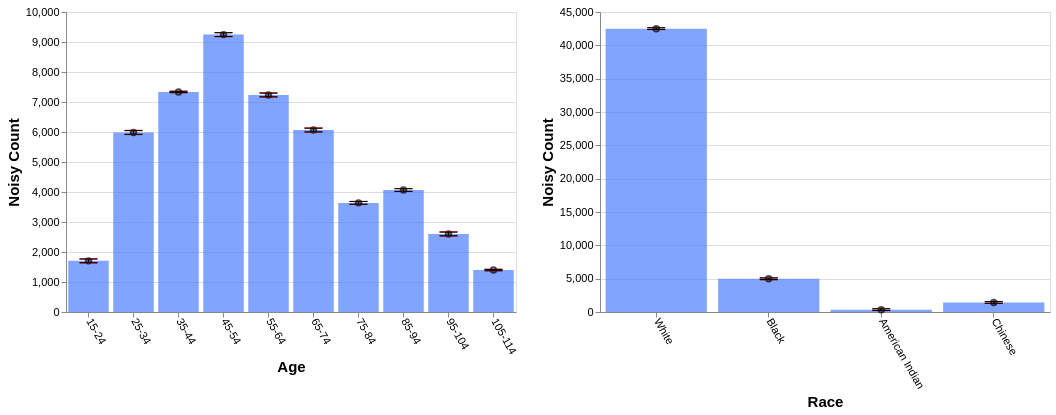

Describe this chart as a Vega-Lite specification.
### Vega-Lite specification from a JSON file in a GitHub repository (floating-point values rounded to 4 significant figures)
{"config": {"view": {"continuousWidth": 400, "continuousHeight": 300}, "axis": {"labelFontSize": 11, "titleFontSize": 15}, "axisBottom": {"labelAngle": 60}}, "hconcat": [{"layer": [{"mark": "bar", "encoding": {"color": {"value": "transparent"}, "tooltip": [{"aggregate": "sum", "field": "noisy_count", "title": "noisy count", "type": "quantitative"}, {"aggregate": "sum", "field": "noisy_count_prev", "title": "prev count", "type": "quantitative"}, {"aggregate": "sum", "field": "error", "title": "current error", "type": "quantitative"}, {"aggregate": "sum", "field": "error_prev", "title": "prev error", "type": "quantitative"}], "x": {"field": "age", "sort": null, "title": "Age", "type": "ordinal"}}, "height": 300, "selection": {"selector691": {"type": "interval", "encodings": ["x"]}}, "transform": [{"filter": {"selection": "selector692"}}], "width": 450}, {"mark": {"type": "bar", "color": "gray", "opacity": 0}, "encoding": {"x": {"field": "age", "sort": null, "title": "Age", "type": "ordinal"}, "y": {"aggregate": "sum", "field": "noisy_count_prev", "type": "quantitative"}}, "transform": [{"filter": {"selection": "selector692"}}]}, {"mark": {"type": "bar", "color": "#4C7FFF", "opacity": 0.7}, "encoding": {"x": {"field": "age", "sort": null, "title": "Age", "type": "ordinal"}, "y": {"aggregate": "sum", "field": "noisy_count", "type": "quantitative"}}, "transform": [{"filter": {"selection": "selector692"}}]}, {"mark": {"type": "point", "color": "black", "opacity": 0.7}, "encoding": {"x": {"field": "age", "sort": null, "title": "Age", "type": "ordinal"}, "y": {"aggregate": "sum", "field": "noisy_count", "title": "Noisy Count", "type": "quantitative"}}, "transform": [{"filter": {"selection": "selector692"}}]}, {"mark": {"type": "rule", "color": "#B6B6B6", "size": 2, "strokeDash": [3, 3]}, "encoding": {"x": {"field": "age", "sort": null, "title": "Age", "type": "ordinal"}, "y": {"aggregate": "sum", "field": "plus_error_prev_age", "title": "", "type": "quantitative"}, "y2": {"aggregate": "sum", "field": "minus_error_prev_age", "title": ""}}, "transform": [{"filter": {"selection": "selector692"}}]}, {"mark": {"type": "tick", "color": "#B90000", "size": 0, "strokeDash": [1, 1]}, "encoding": {"x": {"field": "age", "sort": null, "title": "Age", "type": "ordinal"}, "y": {"aggregate": "sum", "field": "plus_error_prev_age", "type": "quantitative"}}, "transform": [{"filter": {"selection": "selector692"}}]}, {"mark": {"type": "tick", "color": "#B90000", "size": 0, "strokeDash": [3, 1]}, "encoding": {"x": {"field": "age", "sort": null, "title": "Age", "type": "ordinal"}, "y": {"aggregate": "sum", "field": "minus_error_prev_age", "type": "quantitative"}}, "transform": [{"filter": {"selection": "selector692"}}]}, {"mark": {"type": "rule", "color": "black", "size": 2}, "encoding": {"x": {"field": "age", "sort": null, "title": "Age", "type": "ordinal"}, "y": {"aggregate": "sum", "field": "plus_error", "title": "", "type": "quantitative"}, "y2": {"aggregate": "sum", "field": "minus_error", "title": ""}}, "transform": [{"filter": {"selection": "selector692"}}]}, {"mark": {"type": "tick", "color": "black", "width": 0}, "encoding": {"x": {"field": "age", "sort": null, "title": "Age", "type": "ordinal"}, "y": {"aggregate": "sum", "field": "plus_error", "type": "quantitative"}}, "transform": [{"filter": {"selection": "selector692"}}]}, {"mark": {"type": "tick", "color": "black", "width": 0}, "encoding": {"x": {"field": "age", "sort": null, "title": "Age", "type": "ordinal"}, "y": {"aggregate": "sum", "field": "minus_error", "type": "quantitative"}}, "transform": [{"filter": {"selection": "selector692"}}]}]}, {"layer": [{"mark": "bar", "encoding": {"color": {"value": "transparent"}, "tooltip": [{"aggregate": "sum", "field": "noisy_count", "title": "noisy count", "type": "quantitative"}, {"aggregate": "sum", "field": "noisy_count_prev", "title": "prev count", "type": "quantitative"}, {"aggregate": "sum", "field": "error", "title": "current error", "type": "quantitative"}, {"aggregate": "sum", "field": "error_prev", "title": "prev error", "type": "quantitative"}], "x": {"field": "race", "sort": null, "title": "Race", "type": "ordinal"}}, "height": 300, "selection": {"selector692": {"type": "interval", "encodings": ["x"]}}, "transform": [{"filter": {"selection": "selector691"}}], "width": 450}, {"mark": {"type": "bar", "color": "gray", "opacity": 0}, "encoding": {"x": {"field": "race", "sort": null, "title": "Race", "type": "ordinal"}, "y": {"aggregate": "sum", "field": "noisy_count_prev", "type": "quantitative"}}, "transform": [{"filter": {"selection": "selector691"}}]}, {"mark": {"type": "bar", "color": "#4C7FFF", "opacity": 0.7}, "encoding": {"x": {"field": "race", "sort": null, "title": "Race", "type": "ordinal"}, "y": {"aggregate": "sum", "field": "noisy_count", "type": "quantitative"}}, "transform": [{"filter": {"selection": "selector691"}}]}, {"mark": {"type": "point", "color": "black", "opacity": 0.7}, "encoding": {"x": {"field": "race", "sort": null, "title": "Race", "type": "ordinal"}, "y": {"aggregate": "sum", "field": "noisy_count", "title": "Noisy Count", "type": "quantitative"}}, "transform": [{"filter": {"selection": "selector691"}}]}, {"mark": {"type": "rule", "color": "#B6B6B6", "size": 2, "strokeDash": [3, 3]}, "encoding": {"x": {"field": "race", "sort": null, "title": "Race", "type": "ordinal"}, "y": {"aggregate": "sum", "field": "plus_error_prev_race", "title": "", "type": "quantitative"}, "y2": {"aggregate": "sum", "field": "minus_error_prev_race", "title": ""}}, "transform": [{"filter": {"selection": "selector691"}}]}, {"mark": {"type": "tick", "color": "#B90000", "size": 0, "strokeDash": [1, 1]}, "encoding": {"x": {"field": "race", "sort": null, "title": "Race", "type": "ordinal"}, "y": {"aggregate": "sum", "field": "plus_error_prev_race", "type": "quantitative"}}, "transform": [{"filter": {"selection": "selector691"}}]}, {"mark": {"type": "tick", "color": "#B90000", "size": 0, "strokeDash": [3, 1]}, "encoding": {"x": {"field": "race", "sort": null, "title": "Race", "type": "ordinal"}, "y": {"aggregate": "sum", "field": "minus_error_prev_race", "type": "quantitative"}}, "transform": [{"filter": {"selection": "selector691"}}]}, {"mark": {"type": "rule", "color": "black", "size": 2}, "encoding": {"x": {"field": "race", "sort": null, "title": "Race", "type": "ordinal"}, "y": {"aggregate": "sum", "field": "plus_error", "title": "", "type": "quantitative"}, "y2": {"aggregate": "sum", "field": "minus_error", "title": ""}}, "transform": [{"filter": {"selection": "selector691"}}]}, {"mark": {"type": "tick", "color": "black", "width": 0}, "encoding": {"x": {"field": "race", "sort": null, "title": "Race", "type": "ordinal"}, "y": {"aggregate": "sum", "field": "plus_error", "type": "quantitative"}}, "transform": [{"filter": {"selection": "selector691"}}]}, {"mark": {"type": "tick", "color": "black", "width": 0}, "encoding": {"x": {"field": "race", "sort": null, "title": "Race", "type": "ordinal"}, "y": {"aggregate": "sum", "field": "minus_error", "type": "quantitative"}}, "transform": [{"filter": {"selection": "selector691"}}]}]}], "data": {"name": "data-58ea09e5666e2cec2f44a95fd3af0f05"}, "$schema": "https://vega.github.io/schema/vega-lite/v4.17.0.json", "datasets": {"data-58ea09e5666e2cec2f44a95fd3af0f05": [{"age": "15-24", "race": "White", "noisy_count": 1311.0, "true_count": 1271.0, "plus_error": 1326.0, "minus_error": 1296.0, "error": 14.9, "noisy_count_prev": 1308.0, "true_count_prev": 1271.0, "plus_error_prev": 1326.0, "minus_error_prev": 1290.0, "error_prev": 17.9, "plus_error_prev_age": 1329.0, "minus_error_prev_age": 1293.0, "plus_error_prev_race": 1327.0, "minus_error_prev_race": 1291.0}, {"age": "15-24", "race": "Black", "noisy_count": 126.3, "true_count": 192.0, "plus_error": 141.2, "minus_error": 111.4, "error": 14.9, "noisy_count_prev": 125.2, "true_count_prev": 192.0, "plus_error_prev": 143.1, "minus_error_prev": 107.3, "error_prev": 17.9, "plus_error_prev_age": 145.9, "minus_error_prev_age": 110.1, "plus_error_prev_race": 143.6, "minus_error_prev_race": 107.8}, {"age": "15-24", "race": "American Indian", "noisy_count": 95.8, "true_count": 31.0, "plus_error": 110.7, "minus_error": 80.9, "error": 14.9, "noisy_count_prev": 91.0, "true_count_prev": 31.0, "plus_error_prev": 108.9, "minus_error_prev": 73.1, "error_prev": 17.9, "plus_error_prev_age": 111.7, "minus_error_prev_age": 75.93, "plus_error_prev_race": 106.5, "minus_error_prev_race": 70.65}, {"age": "15-24", "race": "Chinese", "noisy_count": 171.4, "true_count": 62.0, "plus_error": 186.4, "minus_error": 156.5, "error": 14.9, "noisy_count_prev": 169.1, "true_count_prev": 62.0, "plus_error_prev": 187.0, "minus_error_prev": 151.2, "error_prev": 17.9, "plus_error_prev_age": 189.8, "minus_error_prev_age": 154.0, "plus_error_prev_race": 187.1, "minus_error_prev_race": 151.3}, {"age": "25-34", "race": "White", "noisy_count": 5026.0, "true_count": 5110.0, "plus_error": 5041.0, "minus_error": 5011.0, "error": 14.9, "noisy_count_prev": 5027.0, "true_count_prev": 5110.0, "plus_error_prev": 5045.0, "minus_error_prev": 5010.0, "error_prev": 17.9, "plus_error_prev_age": 5043.0, "minus_error_prev_age": 5008.0, "plus_error_prev_race": 5046.0, "minus_error_prev_race": 5011.0}, {"age": "25-34", "race": "Black", "noisy_count": 701.1, "true_count": 700.0, "plus_error": 716.0, "minus_error": 686.2, "error": 14.9, "noisy_count_prev": 703.0, "true_count_prev": 700.0, "plus_error_prev": 720.9, "minus_error_prev": 685.1, "error_prev": 17.9, "plus_error_prev_age": 719.0, "minus_error_prev_age": 683.2, "plus_error_prev_race": 721.4, "minus_error_prev_race": 685.6}, {"age": "25-34", "race": "American Indian", "noisy_count": 41.3, "true_count": 83.0, "plus_error": 56.2, "minus_error": 26.4, "error": 14.9, "noisy_count_prev": 52.2, "true_count_prev": 83.0, "plus_error_prev": 70.1, "minus_error_prev": 34.3, "error_prev": 17.9, "plus_error_prev_age": 68.2, "minus_error_prev_age": 32.4, "plus_error_prev_race": 67.65, "minus_error_prev_race": 31.85}, {"age": "25-34", "race": "Chinese", "noisy_count": 216.0, "true_count": 244.0, "plus_error": 230.9, "minus_error": 201.1, "error": 14.9, "noisy_count_prev": 209.7, "true_count_prev": 244.0, "plus_error_prev": 227.6, "minus_error_prev": 191.8, "error_prev": 17.9, "plus_error_prev_age": 225.7, "minus_error_prev_age": 189.9, "plus_error_prev_race": 227.7, "minus_error_prev_race": 191.9}, {"age": "35-44", "race": "White", "noisy_count": 6207.0, "true_count": 6181.0, "plus_error": 6212.0, "minus_error": 6202.0, "error": 5.4, "noisy_count_prev": 6204.0, "true_count_prev": 6181.0, "plus_error_prev": 6211.0, "minus_error_prev": 6197.0, "error_prev": 6.6, "plus_error_prev_age": 6211.0, "minus_error_prev_age": 6197.0, "plus_error_prev_race": 6212.0, "minus_error_prev_race": 6199.0}, {"age": "35-44", "race": "Black", "noisy_count": 824.4, "true_count": 793.0, "plus_error": 829.8, "minus_error": 819.1, "error": 5.4, "noisy_count_prev": 825.3, "true_count_prev": 793.0, "plus_error_prev": 831.9, "minus_error_prev": 818.7, "error_prev": 6.6, "plus_error_prev_age": 831.9, "minus_error_prev_age": 818.8, "plus_error_prev_race": 832.4, "minus_error_prev_race": 819.2}, {"age": "35-44", "race": "American Indian", "noisy_count": 52.3, "true_count": 93.0, "plus_error": 57.7, "minus_error": 47.0, "error": 5.4, "noisy_count_prev": 53.9, "true_count_prev": 93.0, "plus_error_prev": 60.5, "minus_error_prev": 47.3, "error_prev": 6.6, "plus_error_prev_age": 60.55, "minus_error_prev_age": 47.35, "plus_error_prev_race": 58.05, "minus_error_prev_race": 44.85}, {"age": "35-44", "race": "Chinese", "noisy_count": 251.0, "true_count": 265.0, "plus_error": 256.3, "minus_error": 245.6, "error": 5.4, "noisy_count_prev": 251.1, "true_count_prev": 265.0, "plus_error_prev": 257.7, "minus_error_prev": 244.5, "error_prev": 6.6, "plus_error_prev_age": 257.7, "minus_error_prev_age": 244.5, "plus_error_prev_race": 257.8, "minus_error_prev_race": 244.6}, {"age": "45-54", "race": "White", "noisy_count": 7994.0, "true_count": 7988.0, "plus_error": 8008.0, "minus_error": 7978.0, "error": 14.9, "noisy_count_prev": 7995.0, "true_count_prev": 7988.0, "plus_error_prev": 8013.0, "minus_error_prev": 7977.0, "error_prev": 17.9, "plus_error_prev_age": 8010.0, "minus_error_prev_age": 7974.0, "plus_error_prev_race": 8014.0, "minus_error_prev_race": 7978.0}, {"age": "45-54", "race": "Black", "noisy_count": 874.9, "true_count": 967.0, "plus_error": 889.8, "minus_error": 860.0, "error": 14.9, "noisy_count_prev": 878.3, "true_count_prev": 967.0, "plus_error_prev": 896.2, "minus_error_prev": 860.4, "error_prev": 17.9, "plus_error_prev_age": 893.1, "minus_error_prev_age": 857.3, "plus_error_prev_race": 896.7, "minus_error_prev_race": 860.9}, {"age": "45-54", "race": "American Indian", "noisy_count": 105.3, "true_count": 112.0, "plus_error": 120.2, "minus_error": 90.4, "error": 14.9, "noisy_count_prev": 107.9, "true_count_prev": 112.0, "plus_error_prev": 125.8, "minus_error_prev": 90.0, "error_prev": 17.9, "plus_error_prev_age": 122.7, "minus_error_prev_age": 86.95, "plus_error_prev_race": 123.3, "minus_error_prev_race": 87.55}, {"age": "45-54", "race": "Chinese", "noisy_count": 272.2, "true_count": 266.0, "plus_error": 287.1, "minus_error": 257.2, "error": 14.9, "noisy_count_prev": 276.8, "true_count_prev": 266.0, "plus_error_prev": 294.7, "minus_error_prev": 258.9, "error_prev": 17.9, "plus_error_prev_age": 291.6, "minus_error_prev_age": 255.8, "plus_error_prev_race": 294.8, "minus_error_prev_race": 259.0}, {"age": "55-64", "race": "White", "noisy_count": 6314.0, "true_count": 6252.0, "plus_error": 6329.0, "minus_error": 6299.0, "error": 14.9, "noisy_count_prev": 6306.0, "true_count_prev": 6252.0, "plus_error_prev": 6324.0, "minus_error_prev": 6288.0, "error_prev": 17.9, "plus_error_prev_age": 6326.0, "minus_error_prev_age": 6290.0, "plus_error_prev_race": 6325.0, "minus_error_prev_race": 6290.0}, {"age": "55-64", "race": "Black", "noisy_count": 698.1, "true_count": 744.0, "plus_error": 713.0, "minus_error": 683.2, "error": 14.9, "noisy_count_prev": 692.7, "true_count_prev": 744.0, "plus_error_prev": 710.6, "minus_error_prev": 674.8, "error_prev": 17.9, "plus_error_prev_age": 711.9, "minus_error_prev_age": 676.1, "plus_error_prev_race": 711.1, "minus_error_prev_race": 675.3}, {"age": "55-64", "race": "American Indian", "noisy_count": 51.0, "true_count": 90.0, "plus_error": 65.9, "minus_error": 36.1, "error": 14.9, "noisy_count_prev": 54.0, "true_count_prev": 90.0, "plus_error_prev": 71.9, "minus_error_prev": 36.1, "error_prev": 17.9, "plus_error_prev_age": 73.22, "minus_error_prev_age": 37.42, "plus_error_prev_race": 69.45, "minus_error_prev_race": 33.65}, {"age": "55-64", "race": "Chinese", "noisy_count": 170.4, "true_count": 233.0, "plus_error": 185.4, "minus_error": 155.5, "error": 14.9, "noisy_count_prev": 175.4, "true_count_prev": 233.0, "plus_error_prev": 193.3, "minus_error_prev": 157.5, "error_prev": 17.9, "plus_error_prev_age": 194.6, "minus_error_prev_age": 158.8, "plus_error_prev_race": 193.4, "minus_error_prev_race": 157.6}, {"age": "65-74", "race": "White", "noisy_count": 5123.0, "true_count": 5121.0, "plus_error": 5138.0, "minus_error": 5108.0, "error": 14.9, "noisy_count_prev": 5122.0, "true_count_prev": 5121.0, "plus_error_prev": 5139.0, "minus_error_prev": 5104.0, "error_prev": 17.9, "plus_error_prev_age": 5140.0, "minus_error_prev_age": 5104.0, "plus_error_prev_race": 5141.0, "minus_error_prev_race": 5105.0}, {"age": "65-74", "race": "Black", "noisy_count": 625.0, "true_count": 525.0, "plus_error": 639.9, "minus_error": 610.1, "error": 14.9, "noisy_count_prev": 624.3, "true_count_prev": 525.0, "plus_error_prev": 642.2, "minus_error_prev": 606.4, "error_prev": 17.9, "plus_error_prev_age": 643.1, "minus_error_prev_age": 607.3, "plus_error_prev_race": 642.7, "minus_error_prev_race": 606.9}, {"age": "65-74", "race": "American Indian", "noisy_count": 93.9, "true_count": 68.0, "plus_error": 108.8, "minus_error": 79.0, "error": 14.9, "noisy_count_prev": 95.9, "true_count_prev": 68.0, "plus_error_prev": 113.8, "minus_error_prev": 78.0, "error_prev": 17.9, "plus_error_prev_age": 114.7, "minus_error_prev_age": 78.9, "plus_error_prev_race": 111.3, "minus_error_prev_race": 75.55}, {"age": "65-74", "race": "Chinese", "noisy_count": 223.5, "true_count": 153.0, "plus_error": 238.4, "minus_error": 208.6, "error": 14.9, "noisy_count_prev": 220.2, "true_count_prev": 153.0, "plus_error_prev": 238.1, "minus_error_prev": 202.4, "error_prev": 17.9, "plus_error_prev_age": 239.0, "minus_error_prev_age": 203.3, "plus_error_prev_race": 238.2, "minus_error_prev_race": 202.5}, {"age": "75-84", "race": "White", "noisy_count": 3364.0, "true_count": 3396.0, "plus_error": 3375.0, "minus_error": 3353.0, "error": 11.0, "noisy_count_prev": 3366.0, "true_count_prev": 3396.0, "plus_error_prev": 3378.0, "minus_error_prev": 3353.0, "error_prev": 12.5, "plus_error_prev_age": 3375.0, "minus_error_prev_age": 3350.0, "plus_error_prev_race": 3380.0, "minus_error_prev_race": 3355.0}, {"age": "75-84", "race": "Black", "noisy_count": 332.6, "true_count": 387.0, "plus_error": 343.6, "minus_error": 321.6, "error": 11.0, "noisy_count_prev": 334.8, "true_count_prev": 387.0, "plus_error_prev": 347.3, "minus_error_prev": 322.3, "error_prev": 12.5, "plus_error_prev_age": 343.5, "minus_error_prev_age": 318.5, "plus_error_prev_race": 347.8, "minus_error_prev_race": 322.8}, {"age": "75-84", "race": "American Indian", "noisy_count": -80.6, "true_count": 33.0, "plus_error": -69.6, "minus_error": -91.6, "error": 11.0, "noisy_count_prev": -71.0, "true_count_prev": 33.0, "plus_error_prev": -58.5, "minus_error_prev": -83.6, "error_prev": 12.5, "plus_error_prev_age": -62.3, "minus_error_prev_age": -87.4, "plus_error_prev_race": -60.95, "minus_error_prev_race": -86.05}, {"age": "75-84", "race": "Chinese", "noisy_count": 21.1, "true_count": 93.0, "plus_error": 32.1, "minus_error": 10.1, "error": 11.0, "noisy_count_prev": 23.0, "true_count_prev": 93.0, "plus_error_prev": 35.6, "minus_error_prev": 10.5, "error_prev": 12.5, "plus_error_prev_age": 31.8, "minus_error_prev_age": 6.7, "plus_error_prev_race": 35.66, "minus_error_prev_race": 10.56}, {"age": "85-94", "race": "White", "noisy_count": 3613.0, "true_count": 3579.0, "plus_error": 3624.0, "minus_error": 3602.0, "error": 11.0, "noisy_count_prev": 3611.0, "true_count_prev": 3579.0, "plus_error_prev": 3624.0, "minus_error_prev": 3599.0, "error_prev": 12.5, "plus_error_prev_age": 3626.0, "minus_error_prev_age": 3601.0, "plus_error_prev_race": 3625.0, "minus_error_prev_race": 3600.0}, {"age": "85-94", "race": "Black", "noisy_count": 349.2, "true_count": 351.0, "plus_error": 360.2, "minus_error": 338.2, "error": 11.0, "noisy_count_prev": 349.2, "true_count_prev": 351.0, "plus_error_prev": 361.8, "minus_error_prev": 336.7, "error_prev": 12.5, "plus_error_prev_age": 363.7, "minus_error_prev_age": 338.6, "plus_error_prev_race": 362.3, "minus_error_prev_race": 337.2}, {"age": "85-94", "race": "American Indian", "noisy_count": 46.6, "true_count": 33.0, "plus_error": 57.5, "minus_error": 35.6, "error": 11.0, "noisy_count_prev": 43.4, "true_count_prev": 33.0, "plus_error_prev": 56.0, "minus_error_prev": 30.9, "error_prev": 12.5, "plus_error_prev_age": 57.85, "minus_error_prev_age": 32.75, "plus_error_prev_race": 53.55, "minus_error_prev_race": 28.45}, {"age": "85-94", "race": "Chinese", "noisy_count": 55.6, "true_count": 74.0, "plus_error": 66.6, "minus_error": 44.6, "error": 11.0, "noisy_count_prev": 53.5, "true_count_prev": 74.0, "plus_error_prev": 66.1, "minus_error_prev": 41.0, "error_prev": 12.5, "plus_error_prev_age": 67.95, "minus_error_prev_age": 42.85, "plus_error_prev_race": 66.16, "minus_error_prev_race": 41.06}, {"age": "95-104", "race": "White", "noisy_count": 2290.0, "true_count": 2336.0, "plus_error": 2305.0, "minus_error": 2276.0, "error": 14.9, "noisy_count_prev": 2294.0, "true_count_prev": 2336.0, "plus_error_prev": 2312.0, "minus_error_prev": 2276.0, "error_prev": 17.9, "plus_error_prev_age": 2311.0, "minus_error_prev_age": 2275.0, "plus_error_prev_race": 2313.0, "minus_error_prev_race": 2277.0}, {"age": "95-104", "race": "Black", "noisy_count": 331.4, "true_count": 160.0, "plus_error": 346.4, "minus_error": 316.5, "error": 14.9, "noisy_count_prev": 324.1, "true_count_prev": 160.0, "plus_error_prev": 342.0, "minus_error_prev": 306.2, "error_prev": 17.9, "plus_error_prev_age": 341.7, "minus_error_prev_age": 305.9, "plus_error_prev_race": 342.5, "minus_error_prev_race": 306.7}, {"age": "95-104", "race": "American Indian", "noisy_count": -82.6, "true_count": 14.0, "plus_error": -67.7, "minus_error": -97.5, "error": 14.9, "noisy_count_prev": -77.3, "true_count_prev": 14.0, "plus_error_prev": -59.4, "minus_error_prev": -95.2, "error_prev": 17.9, "plus_error_prev_age": -59.72, "minus_error_prev_age": -95.52, "plus_error_prev_race": -61.85, "minus_error_prev_race": -97.65}, {"age": "95-104", "race": "Chinese", "noisy_count": 62.4, "true_count": 35.0, "plus_error": 77.3, "minus_error": 47.5, "error": 14.9, "noisy_count_prev": 62.4, "true_count_prev": 35.0, "plus_error_prev": 80.3, "minus_error_prev": 44.5, "error_prev": 17.9, "plus_error_prev_age": 79.98, "minus_error_prev_age": 44.18, "plus_error_prev_race": 80.36, "minus_error_prev_race": 44.56}, {"age": "105-114", "race": "White", "noisy_count": 1259.0, "true_count": 1270.0, "plus_error": 1264.0, "minus_error": 1254.0, "error": 5.4, "noisy_count_prev": 1258.0, "true_count_prev": 1270.0, "plus_error_prev": 1264.0, "minus_error_prev": 1251.0, "error_prev": 6.7, "plus_error_prev_age": 1265.0, "minus_error_prev_age": 1251.0, "plus_error_prev_race": 1266.0, "minus_error_prev_race": 1252.0}, {"age": "105-114", "race": "Black", "noisy_count": 119.2, "true_count": 110.0, "plus_error": 124.7, "minus_error": 113.8, "error": 5.4, "noisy_count_prev": 120.6, "true_count_prev": 110.0, "plus_error_prev": 127.3, "minus_error_prev": 113.9, "error_prev": 6.7, "plus_error_prev_age": 127.4, "minus_error_prev_age": 114.0, "plus_error_prev_race": 127.8, "minus_error_prev_race": 114.4}, {"age": "105-114", "race": "American Indian", "noisy_count": 31.3, "true_count": 4.0, "plus_error": 36.7, "minus_error": 25.8, "error": 5.4, "noisy_count_prev": 28.8, "true_count_prev": 4.0, "plus_error_prev": 35.5, "minus_error_prev": 22.1, "error_prev": 6.7, "plus_error_prev_age": 35.63, "minus_error_prev_age": 22.23, "plus_error_prev_race": 33.05, "minus_error_prev_race": 19.65}, {"age": "105-114", "race": "Chinese", "noisy_count": -10.6, "true_count": 17.0, "plus_error": -5.2, "minus_error": -16.0, "error": 5.4, "noisy_count_prev": -8.8, "true_count_prev": 17.0, "plus_error_prev": -2.1, "minus_error_prev": -15.5, "error_prev": 6.7, "plus_error_prev_age": -1.975, "minus_error_prev_age": -15.37, "plus_error_prev_race": -2.04, "minus_error_prev_race": -15.44}]}}
